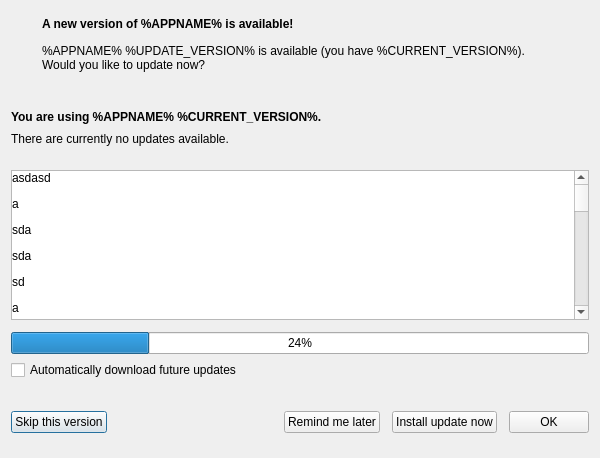
<?xml version="1.0" encoding="UTF-8"?>
<ui version="4.0">
 <class>UpdateDialog</class>
 <widget class="QDialog" name="UpdateDialog">
  <property name="geometry">
   <rect>
    <x>0</x>
    <y>0</y>
    <width>600</width>
    <height>458</height>
   </rect>
  </property>
  <property name="minimumSize">
   <size>
    <width>600</width>
    <height>0</height>
   </size>
  </property>
  <property name="modal">
   <bool>true</bool>
  </property>
  <layout class="QVBoxLayout" name="verticalLayout_2">
   <item>
    <widget class="QWidget" name="headerContainer" native="true">
     <layout class="QGridLayout" name="gridLayout">
      <property name="leftMargin">
       <number>0</number>
      </property>
      <property name="topMargin">
       <number>6</number>
      </property>
      <property name="rightMargin">
       <number>0</number>
      </property>
      <property name="bottomMargin">
       <number>18</number>
      </property>
      <property name="horizontalSpacing">
       <number>24</number>
      </property>
      <property name="verticalSpacing">
       <number>6</number>
      </property>
      <item row="0" column="2">
       <widget class="QLabel" name="labelHeadline">
        <property name="font">
         <font>
          <weight>75</weight>
          <bold>true</bold>
         </font>
        </property>
        <property name="text">
         <string>A new version of %APPNAME% is available!</string>
        </property>
       </widget>
      </item>
      <item row="0" column="0" rowspan="3">
       <widget class="QLabel" name="labelIcon">
        <property name="sizePolicy">
         <sizepolicy hsizetype="Minimum" vsizetype="Preferred">
          <horstretch>0</horstretch>
          <verstretch>0</verstretch>
         </sizepolicy>
        </property>
        <property name="pixmap">
         <pixmap>../../../../usr/share/icons/Humanity/apps/48/gksu-root-terminal.svg</pixmap>
        </property>
       </widget>
      </item>
      <item row="1" column="2" rowspan="2">
       <widget class="QLabel" name="labelInfo">
        <property name="sizePolicy">
         <sizepolicy hsizetype="Expanding" vsizetype="Preferred">
          <horstretch>0</horstretch>
          <verstretch>0</verstretch>
         </sizepolicy>
        </property>
        <property name="text">
         <string>%APPNAME% %UPDATE_VERSION% is available (you have %CURRENT_VERSION%).
Would you like to update now?</string>
        </property>
        <property name="wordWrap">
         <bool>true</bool>
        </property>
       </widget>
      </item>
     </layout>
    </widget>
   </item>
   <item>
    <widget class="QWidget" name="headerContainerNoUpdates" native="true">
     <layout class="QGridLayout" name="gridLayout_2">
      <property name="leftMargin">
       <number>0</number>
      </property>
      <property name="topMargin">
       <number>6</number>
      </property>
      <property name="rightMargin">
       <number>0</number>
      </property>
      <property name="bottomMargin">
       <number>18</number>
      </property>
      <property name="horizontalSpacing">
       <number>24</number>
      </property>
      <item row="1" column="0">
       <widget class="QLabel" name="labelInfoNoUpdates">
        <property name="text">
         <string>There are currently no updates available.</string>
        </property>
        <property name="wordWrap">
         <bool>true</bool>
        </property>
       </widget>
      </item>
      <item row="0" column="0">
       <widget class="QLabel" name="labelHeadlineNoUpdates">
        <property name="font">
         <font>
          <weight>75</weight>
          <bold>true</bold>
         </font>
        </property>
        <property name="text">
         <string>You are using %APPNAME% %CURRENT_VERSION%.</string>
        </property>
        <property name="wordWrap">
         <bool>true</bool>
        </property>
       </widget>
      </item>
     </layout>
    </widget>
   </item>
   <item>
    <widget class="QScrollArea" name="scrollAreaChangelog">
     <property name="sizePolicy">
      <sizepolicy hsizetype="Expanding" vsizetype="Fixed">
       <horstretch>0</horstretch>
       <verstretch>0</verstretch>
      </sizepolicy>
     </property>
     <property name="minimumSize">
      <size>
       <width>0</width>
       <height>150</height>
      </size>
     </property>
     <property name="maximumSize">
      <size>
       <width>16777215</width>
       <height>150</height>
      </size>
     </property>
     <property name="widgetResizable">
      <bool>true</bool>
     </property>
     <widget class="QWidget" name="scrollAreaWidgetContents">
      <property name="geometry">
       <rect>
        <x>0</x>
        <y>0</y>
        <width>564</width>
        <height>810</height>
       </rect>
      </property>
      <property name="styleSheet">
       <string notr="true">background:white;</string>
      </property>
      <layout class="QVBoxLayout" name="verticalLayout">
       <property name="leftMargin">
        <number>0</number>
       </property>
       <property name="topMargin">
        <number>0</number>
       </property>
       <property name="rightMargin">
        <number>0</number>
       </property>
       <property name="bottomMargin">
        <number>0</number>
       </property>
       <item>
        <widget class="QLabel" name="labelChangelog">
         <property name="sizePolicy">
          <sizepolicy hsizetype="Preferred" vsizetype="Expanding">
           <horstretch>0</horstretch>
           <verstretch>0</verstretch>
          </sizepolicy>
         </property>
         <property name="text">
          <string>&lt;html&gt;&lt;head/&gt;&lt;body&gt;&lt;p&gt;asdasd&lt;/p&gt;&lt;p&gt;a&lt;/p&gt;&lt;p&gt;sda&lt;/p&gt;&lt;p&gt;sda&lt;/p&gt;&lt;p&gt;sd&lt;/p&gt;&lt;p&gt;a&lt;/p&gt;&lt;p&gt;sda&lt;/p&gt;&lt;p&gt;sd&lt;/p&gt;&lt;p&gt;as&lt;/p&gt;&lt;p&gt;da&lt;/p&gt;&lt;p&gt;sda&lt;/p&gt;&lt;p&gt;d&lt;/p&gt;&lt;p&gt;as&lt;/p&gt;&lt;p&gt;da&lt;/p&gt;&lt;p&gt;sda&lt;/p&gt;&lt;p&gt;sd&lt;/p&gt;&lt;p&gt;a&lt;/p&gt;&lt;p&gt;sda&lt;/p&gt;&lt;p&gt;sd&lt;/p&gt;&lt;p&gt;asd&lt;/p&gt;&lt;p&gt;assd&lt;/p&gt;&lt;p&gt;a&lt;/p&gt;&lt;p&gt;sda&lt;/p&gt;&lt;p&gt;sd&lt;/p&gt;&lt;p&gt;ad&lt;/p&gt;&lt;p&gt;a&lt;/p&gt;&lt;p&gt;da&lt;/p&gt;&lt;p&gt;sdaqsd&lt;/p&gt;&lt;/body&gt;&lt;/html&gt;</string>
         </property>
         <property name="textFormat">
          <enum>Qt::RichText</enum>
         </property>
         <property name="alignment">
          <set>Qt::AlignLeading|Qt::AlignLeft|Qt::AlignTop</set>
         </property>
         <property name="wordWrap">
          <bool>true</bool>
         </property>
         <property name="margin">
          <number>5</number>
         </property>
        </widget>
       </item>
      </layout>
     </widget>
    </widget>
   </item>
   <item>
    <spacer name="verticalSpacer_2">
     <property name="orientation">
      <enum>Qt::Vertical</enum>
     </property>
     <property name="sizeType">
      <enum>QSizePolicy::Fixed</enum>
     </property>
     <property name="sizeHint" stdset="0">
      <size>
       <width>20</width>
       <height>6</height>
      </size>
     </property>
    </spacer>
   </item>
   <item>
    <widget class="QProgressBar" name="progressBar">
     <property name="value">
      <number>24</number>
     </property>
    </widget>
   </item>
   <item>
    <widget class="QCheckBox" name="checkAutoDownload">
     <property name="text">
      <string>Automatically download future updates</string>
     </property>
    </widget>
   </item>
   <item>
    <widget class="QWidget" name="buttonContainer" native="true">
     <layout class="QHBoxLayout" name="horizontalLayout">
      <property name="spacing">
       <number>12</number>
      </property>
      <property name="leftMargin">
       <number>0</number>
      </property>
      <property name="topMargin">
       <number>12</number>
      </property>
      <property name="rightMargin">
       <number>0</number>
      </property>
      <property name="bottomMargin">
       <number>0</number>
      </property>
      <item>
       <widget class="QPushButton" name="buttonSkip">
        <property name="text">
         <string>Skip this version</string>
        </property>
       </widget>
      </item>
      <item>
       <spacer name="horizontalSpacer">
        <property name="orientation">
         <enum>Qt::Horizontal</enum>
        </property>
        <property name="sizeHint" stdset="0">
         <size>
          <width>40</width>
          <height>20</height>
         </size>
        </property>
       </spacer>
      </item>
      <item>
       <widget class="QPushButton" name="buttonCancel">
        <property name="text">
         <string>Remind me later</string>
        </property>
       </widget>
      </item>
      <item>
       <widget class="QPushButton" name="buttonConfirm">
        <property name="text">
         <string>Install update now</string>
        </property>
       </widget>
      </item>
      <item>
       <widget class="QPushButton" name="buttonConfirmNoUpdates">
        <property name="text">
         <string>OK</string>
        </property>
       </widget>
      </item>
     </layout>
    </widget>
   </item>
  </layout>
 </widget>
 <layoutdefault spacing="6" margin="11"/>
 <tabstops>
  <tabstop>buttonConfirm</tabstop>
  <tabstop>checkAutoDownload</tabstop>
  <tabstop>buttonSkip</tabstop>
  <tabstop>buttonCancel</tabstop>
 </tabstops>
 <resources/>
 <connections/>
</ui>
